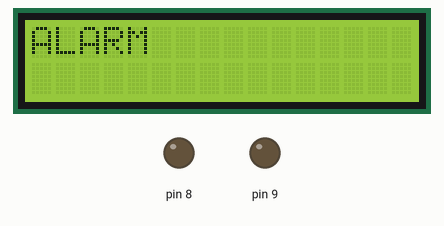
Bench run of a sketch on a simulated Arduino Uno, built with avr-gcc and run on an emulated ATmega328P. On the bench: 16×2 character LCD, output pins drawn as LEDs (lit = HIGH). WiFi joins after 1.5 s; servers stay silent unless stated.

Above: at 0.1 s.
At 11.6 s:
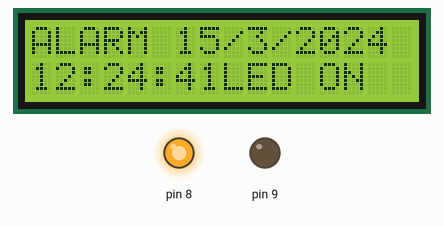
At 24.7 s:
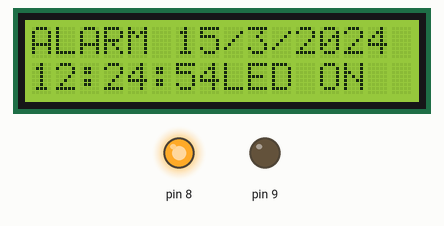
At 38.8 s:
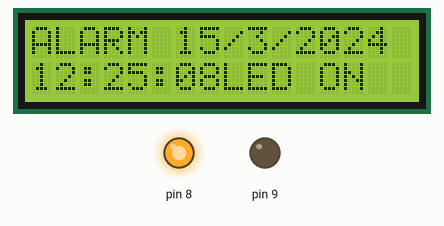
Timing chart, 0 to 40.0 s (numbered marks = the images above):
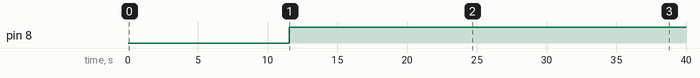

Measured:
- by itself, pin 8: LOW → HIGH at 11.6 s
- what the display in image 1 shows lasts 1.0 s, from 11.6 s to 12.6 s

The sketch:

Orologio_allarme_controllato_da_Web.ino
```cpp
/*
Sketch per la visualizzazione su LCD dell'orario da un server Internet e funzioni di allarme.
Pier Calderan - Luglio 2013
*/
// controllo della lista di server NTP http://tf.nist.gov/tf-cgi/servers.cgi
#include <Time.h>
#include <TimeAlarms.h>

#include <SPI.h>  // libreria SPI
#include <Ethernet.h>	// libreria Ethernet
#include <EthernetUdp.h> // libreria UDP
#include <LiquidCrystal.h> // libreria display LCD
LiquidCrystal lcd(7, 6, 5, 4, 3, 2); // l'assegnazione è diversa da quella standard!
byte mac[] = {0x90, 0xA2, 0xDA, 0x0D, 0x78, 0x13}; // è importante cambiare il MAC!
unsigned int localPort = 8888;     // porta locale per l'ascolto dei pacchetti UDP
IPAddress timeServer(132, 163, 4, 101); // controllare che il server sia attivo!

const int NTP_PACKET_SIZE= 48; // pacchetto NTP dei primi 48 byte del messaggio
byte packetBuffer[NTP_PACKET_SIZE]; // buffer per i pacchetti in entrata e in uscita

unsigned long DEFAULT_TIME = 0; //

int ledState = LOW;

EthernetUDP Udp; // crea un'istanza UDP

void setup()
{
pinMode(8, OUTPUT);
pinMode(9, OUTPUT);
Alarm.alarmRepeat(8,30,0, Allarme_1);  // imposta l'allarme 1 ogni giorno alle 8:30
Alarm.alarmRepeat(17,0,0, Allarme_2); // imposta l'allarme 2 ogni giorno alle 17
Alarm.timerRepeat(30, Timer_ON_OFF);  // imposta il timer ogni 30 secondi
Alarm.timerOnce(15, Una_sola_volta); // imposta il timer una sola volta dopo 15 secondi

lcd.begin(16, 2); // inizializza il display
lcd.setCursor(0,0); lcd.print("ALARM");

if (Ethernet.begin(mac) == 0) { // controllo della connessione
lcd.setCursor(0,1); lcd.print("Non connesso!   ");
  for(;;);
}
  Udp.begin(localPort); // se la connessione al server ha successo, apre la porta UDP

sendNTP();
}

void loop()
{
  Digital_Clock();
  Alarm.delay(1000); // wait one second between clock display
}

void sendNTP() {
sendNTPpacket(timeServer); // manda un pacchetto al server NTP
delay(5000);  // attesa di una risposta

int ore, minuti, secondi, giorno, mese, anno;

if (Udp.parsePacket()) {

Udp.read(packetBuffer,NTP_PACKET_SIZE);
unsigned long highWord = word(packetBuffer[40], packetBuffer[41]);
unsigned long lowWord = word(packetBuffer[42], packetBuffer[43]);
unsigned long secondi_dal_1900 = highWord << 16 | lowWord;
const unsigned long settanta_anni = 2208988800UL;
unsigned long epoch = secondi_dal_1900 - settanta_anni;

setTime(epoch); // imposta il tempo UNIX
delay(5000);
}
}

unsigned long sendNTPpacket(IPAddress& address) {
memset(packetBuffer, 0, NTP_PACKET_SIZE);
packetBuffer[0] = 0b11100011;   // LI, Version, Mode
packetBuffer[1] = 0;     // Stratum, or type of clock
packetBuffer[2] = 6;     // Polling Interval
packetBuffer[3] = 0xEC;  // Peer Clock Precision
packetBuffer[12]  = 49;
packetBuffer[13]  = 0x4E;
packetBuffer[14]  = 49;
packetBuffer[15]  = 52;
Udp.beginPacket(address, 123); //NTP requests are to port 123
Udp.write(packetBuffer,NTP_PACKET_SIZE);
Udp.endPacket();
}

// Funzioni
void Allarme_1()
{
// attiva una porta digitale
}

void Allarme_2(){
// attiva una porta digitale
}

void Allarme_3(){
// attiva una porta digitale
}
void Timer_ON_OFF(){
    if (ledState == LOW)
    {
ledState = HIGH;
lcd.setCursor(8,1);
lcd.print("LED ON ");}
    else
     {
ledState = LOW;
digitalWrite(9, ledState);
lcd.setCursor(8,1);
lcd.print("LED OFF");}
}

void Una_sola_volta(){
digitalWrite(8, HIGH);
}

void Digital_Clock()
{
lcd.setCursor(0,1);
lcd.print(hour()+2); // ora locale italiana + ora legale
Digits(minute()); // chiamata alla funzione per lo zero davanti ai minuti
Digits(second()); // chiamata alla funzione per lo zero davanti ai secondi
lcd.setCursor(6,0);
lcd.print(day());
lcd.print("/");
lcd.print(month());
lcd.print("/");
lcd.print(year());
}

void Digits(int digits)
{
lcd.print(":");
if(digits < 10) lcd.print('0');
lcd.print(digits);
}
```
